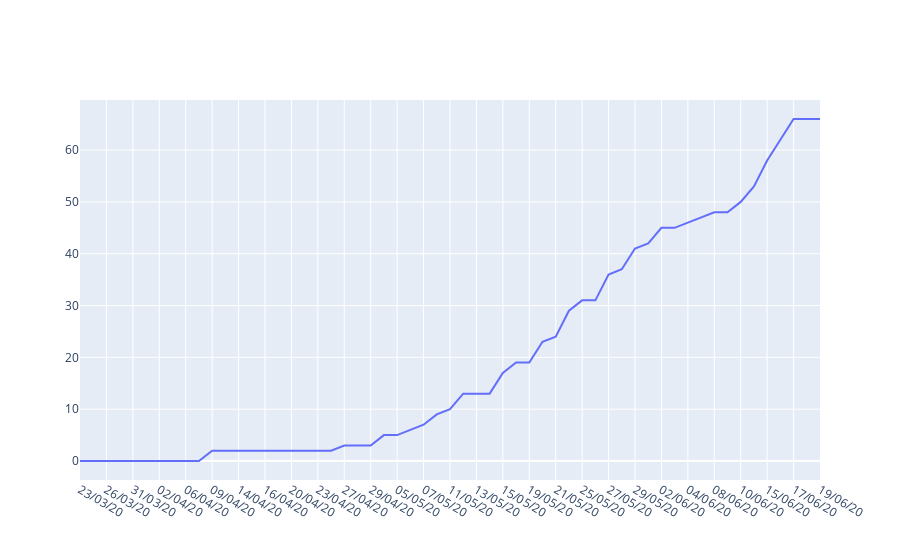

The code cell stored with this chart in its notebook:
### Code cell
trace = go.Scatter(x = data['Data'],
                   y = data['Confirmados'],
                   mode = 'lines')
dat = [trace]
py.iplot(dat)

### Figure 1 — Plotly figure (JSON) as saved in the notebook; plotly's stock layout.template omitted (floating-point values rounded to 4 significant figures)
{"data": [{"mode": "lines", "type": "scatter", "x": ["23/03/20", "25/03/20", "26/03/20", "27/03/20", "31/03/20", "01/04/20", "02/04/20", "03/04/20", "06/04/20", "08/04/20", "09/04/20", "13/04/20", "14/04/20", "15/04/20", "16/04/20", "17/04/20", "20/04/20", "22/04/20", "23/04/20", "24/04/20", "27/04/20", "28/04/20", "29/04/20", "04/05/20", "05/05/20", "06/05/20", "07/05/20", "08/05/20", "11/05/20", "12/05/20", "13/05/20", "14/05/20", "15/05/20", "18/05/20", "19/05/20", "20/05/20", "21/05/20", "22/05/20", "25/05/20", "26/05/20", "27/05/20", "28/05/20", "29/05/20", "01/06/20", "02/06/20", "03/06/20", "04/06/20", "05/06/20", "08/06/20", "09/06/20", "10/06/20", "12/06/20", "15/06/20", "16/06/20", "17/06/20", "18/06/20", "19/06/20"], "y": [0, 0, 0, 0, 0, 0, 0, 0, 0, 0, 2, 2, 2, 2, 2, 2, 2, 2, 2, 2, 3, 3, 3, 5, 5, 6, 7, 9, 10, 13, 13, 13, 17, 19, 19, 23, 24, 29, 31, 31, 36, 37, 41, 42, 45, 45, 46, 47, 48, 48, 50, 53, 58, 62, 66, 66, 66]}], "layout": {}}
